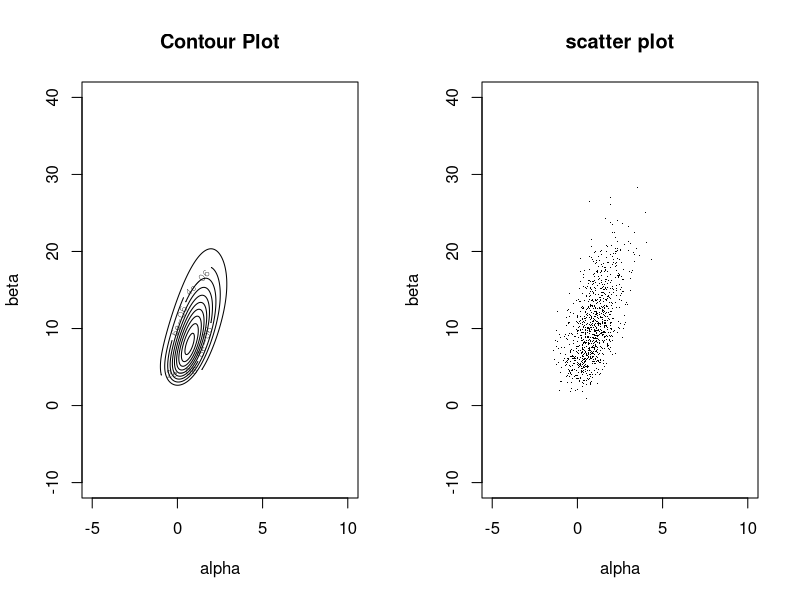
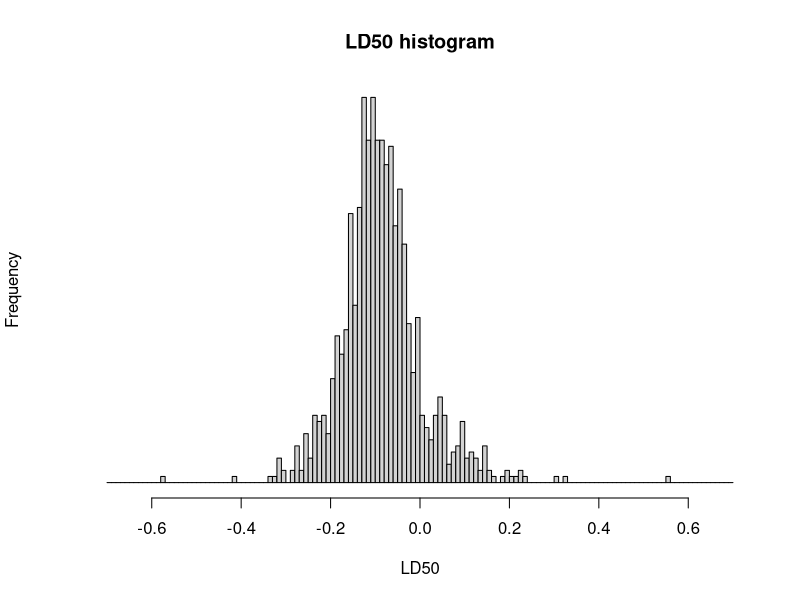

The R source for these figures, in order:
library("boot")
x <- c(-0.86, -0.30, -0.05, 0.73)
n <- c(5, 5, 5, 5)
y <- c(0, 1, 3, 5)

x1 <- seq(-5,10,0.05)
x2 <- seq(-10,40,0.05)
#define bivariate gaussian density function
bivariate_gaussian_density <- function(x1,x2,mu1,sigma1,mu2,sigma2,corr){
  z <- (x1-mu1)^2/(sigma1^2) - (2*corr*(x1-mu1)*(x2-mu2))/(sigma1*sigma2) + (x2-mu2)^2/(sigma2^2)
  return(1/(2*pi*sigma1*sigma2*sqrt(1-corr^2)) * exp(-z/(2*(1-corr^2))))
}
# prior distribution
prior_matrix <- matrix(NA, length(x1), length(x2))
for(i in 1:length(x1)){
  for(j in 1:length(x2)){
    prior_matrix[i,j] <- bivariate_gaussian_density(x1[i],x2[j], 0,2,10,10,0.5)
  }
}

tem <- numeric()

likelihood <- function(a,b,n,x){
  for(i in 1:4){
    tem <- c(tem, inv.logit(a+b*x[i])^y[i] * (1-inv.logit(a+b*x[i]))^(n[i]-y[i]))
  }
  c <- prod(tem)
  return(c)
}

posterior_matrix <- matrix(NA, length(x1), length(x2))
for(i in 1:length(x1)){
  for(j in 1:length(x2)){
    posterior_matrix[i,j] <- prior_matrix[i,j] * likelihood(x1[i],x2[j],n,x)
  }
}
#contour plot
par(mfrow=c(1,2))
contour(x1,x2,posterior_matrix, nlevels = 10, level = ,
        xlim = c(-5,10), ylim = c(-10,40), main="Contour Plot",
        xlab="alpha",ylab="beta")

# normalize posterior
posterior_matrix <- posterior_matrix/sum(posterior_matrix)

#draw 1000 samples from posterior distributions
#compute the marginal posterior distribution of mu
mar_pos_alpha <- rowSums(posterior_matrix)

#draw 1000 samples of alpha from the marginal posterior distribution of alpha
sampleDist <- function(n, x, prob){ 
  return(sample(x, n, replace = T, prob))
}
sample_alpha <- sampleDist(1000, x1, mar_pos_alpha)

#draw 1000 samples of beta from the marginal posterior distribution of beta given alpha
for(i in 1:length(x1)){
  posterior_matrix[i, ] <- posterior_matrix[i, ]/mar_pos_alpha[i]
}
sample_beta <- numeric()
for(i in 1:length(sample_alpha)){
  k <- (sample_alpha[i]-(-5))/0.05 + 1
  sample_beta <- c(sample_beta, sampleDist(1, x2, posterior_matrix[k,]))
}

#For each of the sampled alpha and beta, add a uniform random jitter centered
#at zero with a width equal to the spacing of the sampling grid.
sample_alpha <- sample_alpha + runif(1000,-0.05/2,0.05/2)
sample_beta <- sample_beta + runif(1000,-0.05/2,0.05/2)
plot(sample_alpha, sample_beta,
     main = "scatter plot",
     type= "p",
     xlab= "alpha",
     ylab= "beta",
     xlim = c(-5,10),
     ylim = c(-10,40),
     pch = ".")

#the posterior distribution of the LD50
par(mfrow=c(1,1))
hist(-sample_alpha/sample_beta, main="LD50 histogram", xlab = "LD50", yaxt = "n", breaks = seq(-0.7,0.7,0.01), cex = 2)

